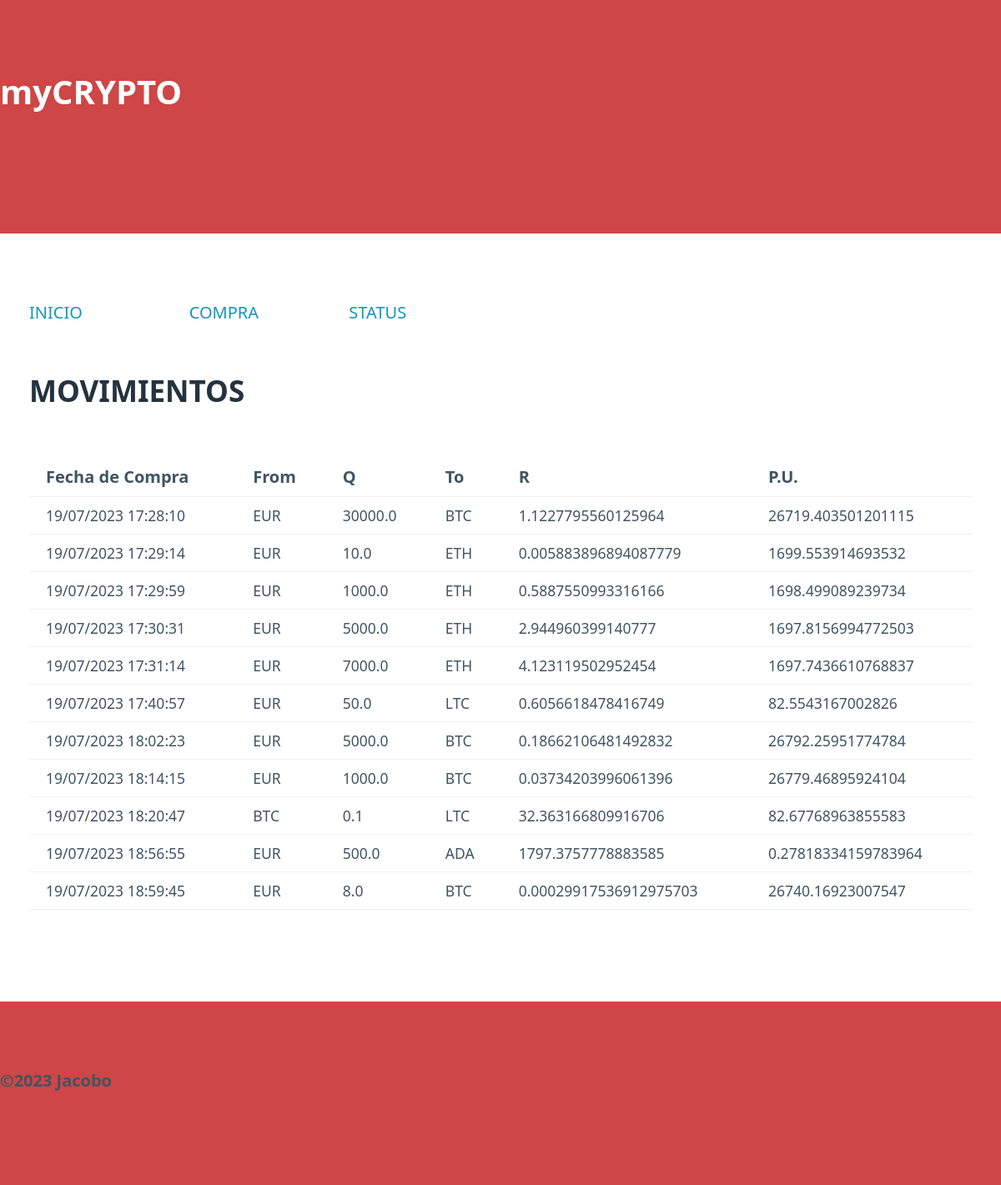
Before: / with the older database file.
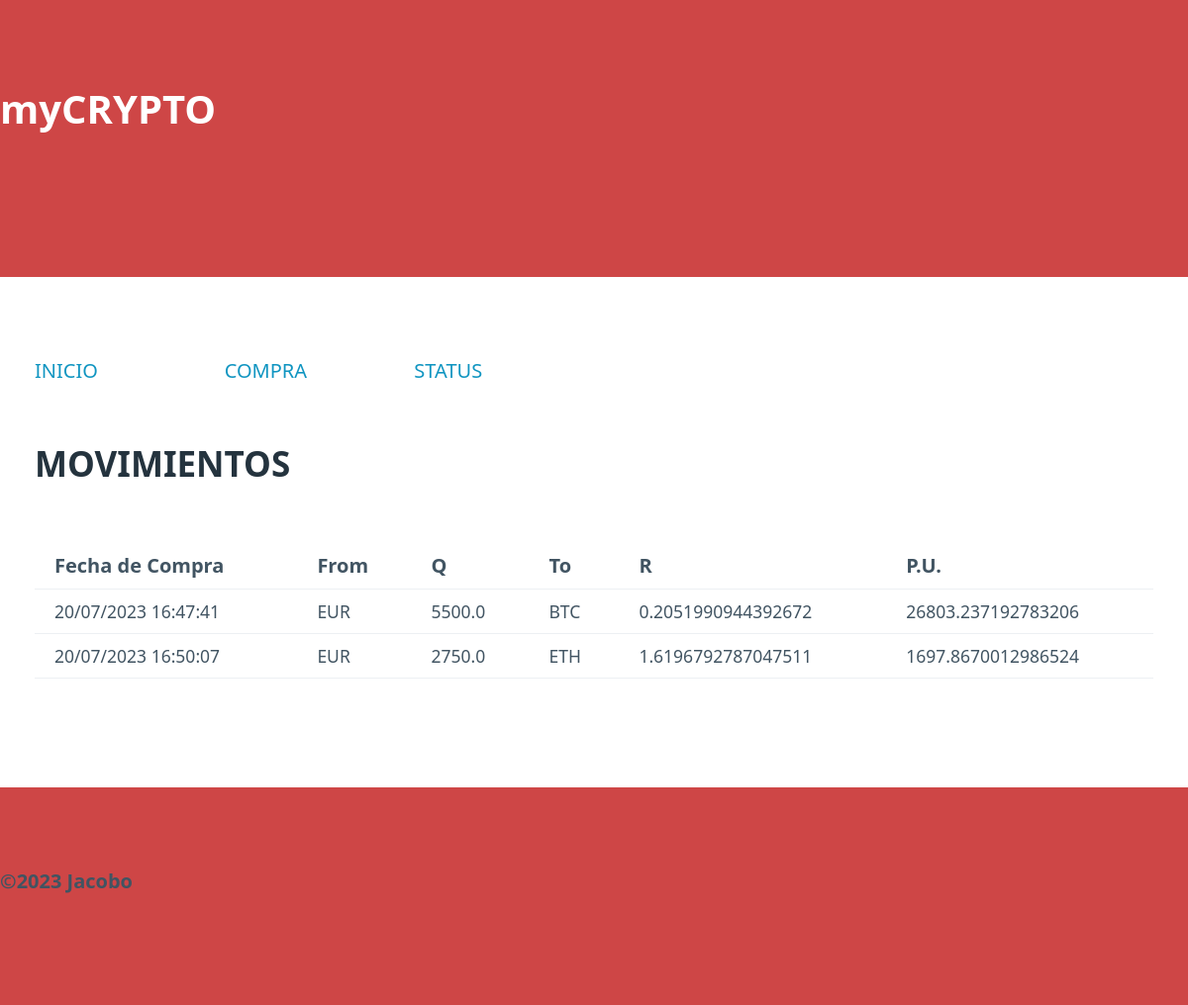
After: the same page with the newer database file.
### tables this page shows
CREATE TABLE "registro" (
	"id"	INTEGER NOT NULL,
	"Fecha"	TEXT NOT NULL,
	"Froome"	TEXT NOT NULL,
	"Q"	REAL NOT NULL,
	"Too"	TEXT NOT NULL,
	"R"	REAL NOT NULL,
	"PU"	REAL NOT NULL,
	PRIMARY KEY("id" AUTOINCREMENT)
);

### mi_aplicacion/routes.py (the view)
@app.route("/")
def index():
    print()
    print("saldos es", saldos())
    print()
    return render_template("index.html", resumen = show())

### mi_aplicacion/controler.py (called while the page is built)
def saldos():
    connection = sqlite3.connect("data/registro.db")
    cur = connection.cursor()
    criptos = ['EUR' ,'BTC', 'ETH', 'ADA', 'XRP', 'LTC']
    saldos = {}
    for cripto in criptos:
        query = """SELECT R FROM registro WHERE Too = (?) """
        cur.execute(query, (cripto,))
        sumatorio = cur.fetchall()
        if len(sumatorio) > 0:
            total = 0
            for saldo in sumatorio:
                total += saldo[0]
            saldos[cripto] = total
        else:
            saldos[cripto] = 0
    for cripto in criptos:
        query = """SELECT Q FROM registro WHERE Froome = (?) """
        cur.execute(query, (cripto,))
        sumatorio = cur.fetchall()
        if len(sumatorio) > 0:
            for saldo in sumatorio:
                saldos[cripto] -= saldo[0]
    return saldos

def show():
    connection = sqlite3.connect("data/registro.db")
    cur = connection.cursor()
    query = """SELECT * FROM registro;"""
    cur.execute(query)
    res = cur.fetchall()
    resumen = []
    for element in res:
        mov = Position(element[1], element[2], element[3], element[4],element[5], element[6])
        resumen.append(mov)
    return resumen

### mi_aplicacion/templates/index.html (shortened to what this page needs)
<html lang="en">
<head>
    <link rel="stylesheet" href="static/pico.css">
    <link rel="stylesheet" href="static/style.css">
</head>
<body>
    <header class="titulo">
        <h1>myCRYPTO</h1>
    </header>
    <main class="container">
    <div class="grid">
        <div>
            <a class="disabled" href="/">INICIO</a>
        </div>
        <div>
            <a href="/compra">COMPRA</a>
        </div>
        <div>
            <a href="/status">STATUS</a>
        </div>
        <div></div>
        <div></div>
        <div></div>
    </div>
    <h2>MOVIMIENTOS</h2>
    {% if resumen %}
    <table>
        <tr>
            <th><strong>Fecha de Compra</strong></th>
            <th><strong>From</strong></th>
            <th><strong>Q</strong></th>
            <th><strong>To</strong></th>
            <th><strong>R</strong></th>
            <th><strong>P.U.</strong></th>
        </tr>
        {% for posicion in resumen %}
        <tr>
            <td>{{posicion.moment}}</td>
            <td>{{posicion.coin_from}}</td>
            <td>{{posicion.q}}</td>
            <td>{{posicion.coin_to}}</td>
            <td>{{posicion.r}}</td>
            <td>{{posicion.value_u}}</td>
        </tr>
        {% endfor %}
    </table>
    {% else %}
    <h5>Aún no tienes ninguna compra en tu cartera</h5>
    {% endif %}
    </main>
    <footer class="titulo">
        <p><strong>&copy2023 Jacobo</strong></p>
    </footer>
</body>
</html>

### mi_aplicacion/static/style.css (style rules this page uses)
.disabled { cursor: not-allowed; pointer-events: none; }
.titulo { background-color: rgb(206, 70, 70); font-weight: bold; }
h1 { color: white; font-size: 2em; }

Changed rows visible on the page:
removed registro: moment "19/07/2023 17:28:10", coin_from "EUR", q "30000.0", coin_to "BTC", r "1.1227795560125964", value_u "26719.403501201115"
removed registro: moment "19/07/2023 17:29:14", coin_from "EUR", q "10.0", coin_to "ETH", r "0.005883896894087779", value_u "1699.553914693532"
removed registro: moment "19/07/2023 17:29:59", coin_from "EUR", q "1000.0", coin_to "ETH", r "0.5887550993316166", value_u "1698.499089239734"
removed registro: moment "19/07/2023 17:30:31", coin_from "EUR", q "5000.0", coin_to "ETH", r "2.944960399140777", value_u "1697.8156994772503"
removed registro: moment "19/07/2023 17:31:14", coin_from "EUR", q "7000.0", coin_to "ETH", r "4.123119502952454", value_u "1697.7436610768837"
removed registro: moment "19/07/2023 17:40:57", coin_from "EUR", q "50.0", coin_to "LTC", r "0.6056618478416749", value_u "82.5543167002826"
removed registro: moment "19/07/2023 18:02:23", coin_from "EUR", q "5000.0", coin_to "BTC", r "0.18662106481492832", value_u "26792.25951774784"
removed registro: moment "19/07/2023 18:14:15", coin_from "EUR", q "1000.0", coin_to "BTC", r "0.03734203996061396", value_u "26779.46895924104"
removed registro: moment "19/07/2023 18:20:47", coin_from "BTC", q "0.1", coin_to "LTC", r "32.363166809916706", value_u "82.67768963855583"
removed registro: moment "19/07/2023 18:56:55", coin_from "EUR", q "500.0", coin_to "ADA", r "1797.3757778883585", value_u "0.27818334159783964"
removed registro: moment "19/07/2023 18:59:45", coin_from "EUR", q "8.0", coin_to "BTC", r "0.00029917536912975703", value_u "26740.16923007547"
added registro: moment "20/07/2023 16:47:41", coin_from "EUR", q "5500.0", coin_to "BTC", r "0.2051990944392672", value_u "26803.237192783206"
added registro: moment "20/07/2023 16:50:07", coin_from "EUR", q "2750.0", coin_to "ETH", r "1.6196792787047511", value_u "1697.8670012986524"
